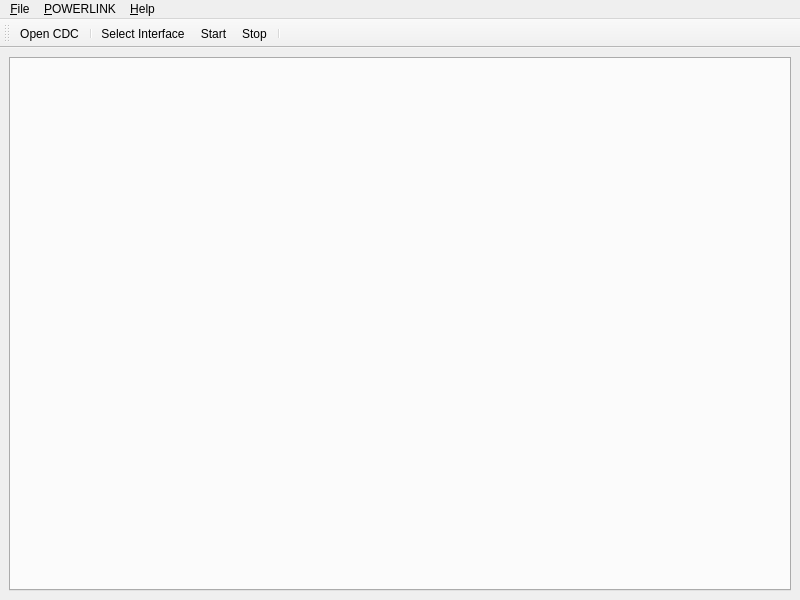
<?xml version="1.0" encoding="UTF-8"?>
<ui version="4.0">
 <author>Ramakrishnan Periyakaruppan</author>
 <class>MainWindow</class>
 <widget class="QMainWindow" name="MainWindow">
  <property name="geometry">
   <rect>
    <x>0</x>
    <y>0</y>
    <width>800</width>
    <height>600</height>
   </rect>
  </property>
  <property name="minimumSize">
   <size>
    <width>800</width>
    <height>600</height>
   </size>
  </property>
  <property name="windowTitle">
   <string>openPOWERLINK MN Demo</string>
  </property>
  <property name="windowIcon">
   <iconset resource="resources/images.qrc">
    <normaloff>:/new/images/EpsgIcon.png</normaloff>:/new/images/EpsgIcon.png</iconset>
  </property>
  <widget class="QWidget" name="centralwidget">
   <layout class="QGridLayout" name="gridLayout">
    <item row="0" column="0">
     <widget class="QTabWidget" name="tabWidget">
      <property name="currentIndex">
       <number>-1</number>
      </property>
     </widget>
    </item>
   </layout>
  </widget>
  <widget class="QMenuBar" name="menubar">
   <property name="geometry">
    <rect>
     <x>0</x>
     <y>0</y>
     <width>800</width>
     <height>20</height>
    </rect>
   </property>
   <widget class="QMenu" name="menuFile">
    <property name="title">
     <string>&amp;File</string>
    </property>
    <addaction name="actionOpen_CDC"/>
    <addaction name="separator"/>
    <addaction name="actionQuit"/>
   </widget>
   <widget class="QMenu" name="menuPowerlink">
    <property name="title">
     <string>&amp;POWERLINK</string>
    </property>
    <addaction name="actionSelect_Interface"/>
    <addaction name="separator"/>
    <addaction name="actionStart"/>
    <addaction name="actionStop"/>
   </widget>
   <widget class="QMenu" name="menuHelp">
    <property name="title">
     <string>&amp;Help</string>
    </property>
    <addaction name="actionHelp"/>
    <addaction name="separator"/>
    <addaction name="actionAbout"/>
   </widget>
   <addaction name="menuFile"/>
   <addaction name="menuPowerlink"/>
   <addaction name="menuHelp"/>
  </widget>
  <widget class="QToolBar" name="toolBar">
   <property name="windowTitle">
    <string>openPOWERLINK</string>
   </property>
   <property name="toolButtonStyle">
    <enum>Qt::ToolButtonTextUnderIcon</enum>
   </property>
   <attribute name="toolBarArea">
    <enum>TopToolBarArea</enum>
   </attribute>
   <attribute name="toolBarBreak">
    <bool>false</bool>
   </attribute>
   <addaction name="actionOpen_CDC"/>
   <addaction name="separator"/>
   <addaction name="actionSelect_Interface"/>
   <addaction name="actionStart"/>
   <addaction name="actionStop"/>
   <addaction name="separator"/>
  </widget>
  <action name="actionOpen_CDC">
   <property name="icon">
    <iconset resource="resources/images.qrc">
     <normaloff>:/new/images/cdc.png</normaloff>:/new/images/cdc.png</iconset>
   </property>
   <property name="text">
    <string>&amp;Open CDC...</string>
   </property>
   <property name="toolTip">
    <string>Choose the CDC and xap.xml</string>
   </property>
  </action>
  <action name="actionQuit">
   <property name="icon">
    <iconset resource="resources/images.qrc">
     <normaloff>:/new/images/exit.png</normaloff>:/new/images/exit.png</iconset>
   </property>
   <property name="text">
    <string>E&amp;xit</string>
   </property>
   <property name="toolTip">
    <string>Exit the application</string>
   </property>
   <property name="shortcut">
    <string>Alt+F4</string>
   </property>
  </action>
  <action name="actionSelect_Interface">
   <property name="icon">
    <iconset resource="resources/images.qrc">
     <normaloff>:/new/images/networkInterface.png</normaloff>:/new/images/networkInterface.png</iconset>
   </property>
   <property name="text">
    <string>Select &amp;Interface...</string>
   </property>
   <property name="toolTip">
    <string>Selects the network interface</string>
   </property>
  </action>
  <action name="actionStart">
   <property name="icon">
    <iconset resource="resources/images.qrc">
     <normaloff>:/new/images/start.png</normaloff>:/new/images/start.png</iconset>
   </property>
   <property name="text">
    <string>&amp;Start</string>
   </property>
   <property name="toolTip">
    <string>Starts the POWERLINK stack</string>
   </property>
  </action>
  <action name="actionStop">
   <property name="icon">
    <iconset resource="resources/images.qrc">
     <normaloff>:/new/images/stop.png</normaloff>:/new/images/stop.png</iconset>
   </property>
   <property name="text">
    <string>&amp;Stop</string>
   </property>
   <property name="toolTip">
    <string>Stops the POWERLINK stack</string>
   </property>
  </action>
  <action name="actionAbout">
   <property name="icon">
    <iconset resource="resources/images.qrc">
     <normaloff>:/new/images/KalycitoIcon.png</normaloff>:/new/images/KalycitoIcon.png</iconset>
   </property>
   <property name="text">
    <string>&amp;About...</string>
   </property>
  </action>
  <action name="actionHelp">
   <property name="text">
    <string>&amp;Help</string>
   </property>
   <property name="iconText">
    <string>Help</string>
   </property>
   <property name="toolTip">
    <string>Help documentation</string>
   </property>
   <property name="shortcut">
    <string>Alt+H, F1</string>
   </property>
  </action>
 </widget>
 <resources>
  <include location="resources/images.qrc"/>
 </resources>
 <connections/>
 <designerdata>
  <property name="gridDeltaX">
   <number>10</number>
  </property>
  <property name="gridDeltaY">
   <number>10</number>
  </property>
  <property name="gridSnapX">
   <bool>true</bool>
  </property>
  <property name="gridSnapY">
   <bool>true</bool>
  </property>
  <property name="gridVisible">
   <bool>true</bool>
  </property>
 </designerdata>
</ui>
